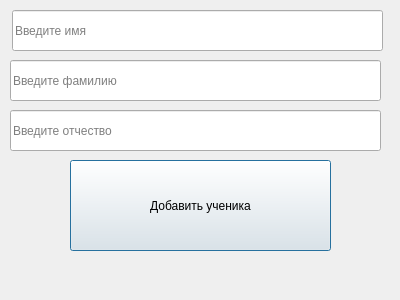
<?xml version="1.0" encoding="UTF-8"?>
<ui version="4.0">
 <class>SecondInputForm</class>
 <widget class="QDialog" name="SecondInputForm">
  <property name="geometry">
   <rect>
    <x>0</x>
    <y>0</y>
    <width>400</width>
    <height>300</height>
   </rect>
  </property>
  <property name="windowTitle">
   <string>Dialog</string>
  </property>
  <widget class="QPushButton" name="pushButton">
   <property name="geometry">
    <rect>
     <x>70</x>
     <y>160</y>
     <width>261</width>
     <height>91</height>
    </rect>
   </property>
   <property name="text">
    <string>Добавить ученика</string>
   </property>
  </widget>
  <widget class="QLineEdit" name="lineEdit">
   <property name="geometry">
    <rect>
     <x>12</x>
     <y>10</y>
     <width>371</width>
     <height>41</height>
    </rect>
   </property>
   <property name="placeholderText">
    <string>Введите имя</string>
   </property>
  </widget>
  <widget class="QLineEdit" name="lineEdit_2">
   <property name="geometry">
    <rect>
     <x>10</x>
     <y>60</y>
     <width>371</width>
     <height>41</height>
    </rect>
   </property>
   <property name="placeholderText">
    <string>Введите фамилию</string>
   </property>
  </widget>
  <widget class="QLineEdit" name="lineEdit_3">
   <property name="geometry">
    <rect>
     <x>10</x>
     <y>110</y>
     <width>371</width>
     <height>41</height>
    </rect>
   </property>
   <property name="placeholderText">
    <string>Введите отчество</string>
   </property>
  </widget>
 </widget>
 <resources/>
 <connections/>
</ui>
